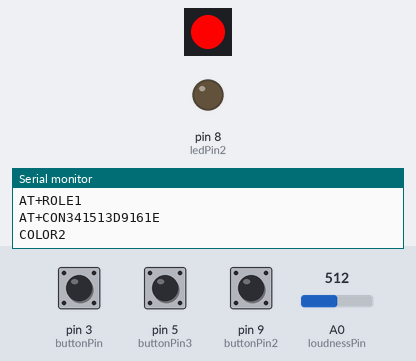
This sketch was run on a simulated Arduino Uno, built with avr-gcc and run on an emulated ATmega328P. On the bench: 1 RGB LEDs in strip order, left to right, output pins drawn as LEDs (lit = HIGH), the last lines printed to the serial monitor. Wiring (inferred from the names in the program): P9813 LEDs: data pin 2; clock pin 4. The inputs (shaded band) are chosen by the test bench; at power-on: pin 3 (buttonPin) HIGH, pin 5 (buttonPin3) HIGH, pin 9 (buttonPin2) HIGH, A0 (loudnessPin) = 512. Pins used as bus, display or sensor lines are not drawn.

Above: at 5.6 s.
5.7 s: pin 3 (buttonPin) pulled LOW for 3.2 s
At 6.4 s:
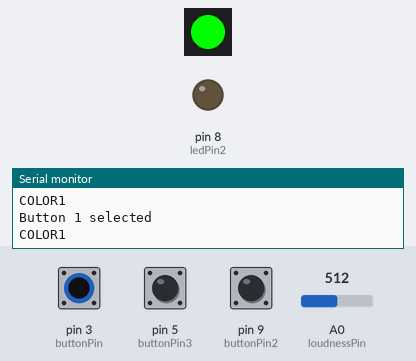
10.4 s: pin 5 (buttonPin3) pulled LOW for 1 s
At 11.8 s:
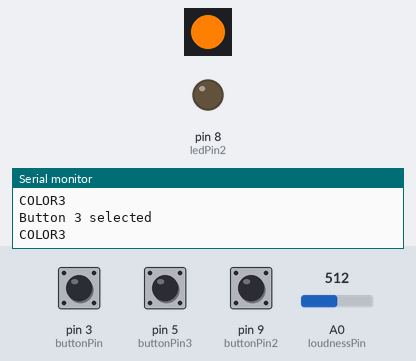
13.5 s: pin 9 (buttonPin2) pulled LOW for 0.15 s
At 14.7 s:
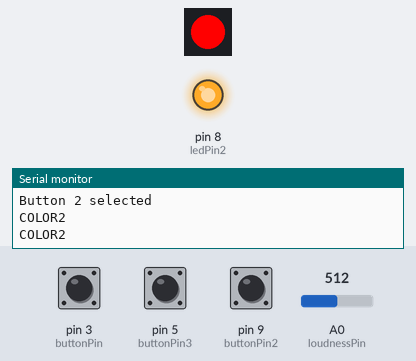
15.1 s: pin 3 (buttonPin) pulled LOW for 0.15 s
At 16.7 s:
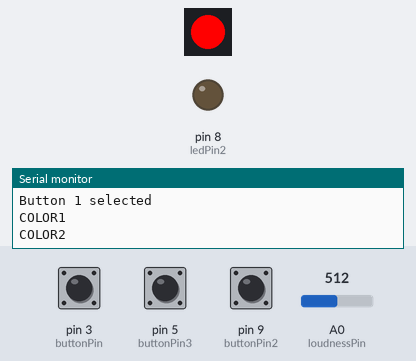
17.5 s: pin 5 (buttonPin3) pulled LOW for 0.15 s
At 17.9 s:
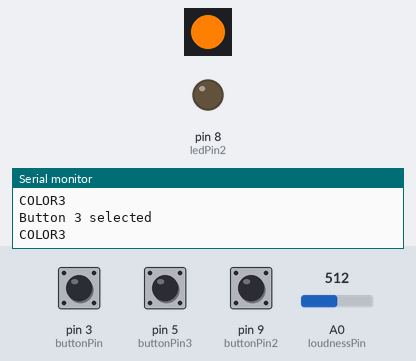
19.5 s: pin 3 (buttonPin) driven LOW and pin 5 (buttonPin3) driven LOW
At 23.02 s:
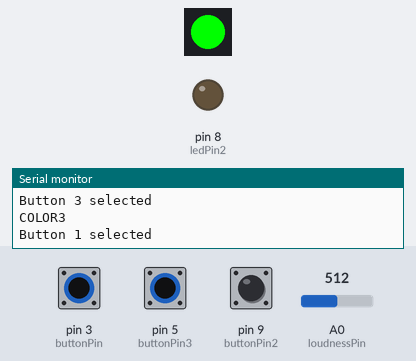
Timing chart, 0 to 23.5 s (numbered marks = the images above; inputs shaded):
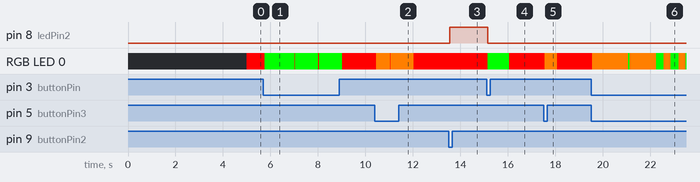

Measured:
- after the input at 5.7 s, RGB LED 0: RGB(255, 0, 0) → RGB(0, 255, 0) after 0.06 s, then repeats every 1.0 s: RGB(255, 0, 0) 0.02 s, RGB(0, 255, 0) 0.98 s
- after the input at 10.4 s, RGB LED 0: RGB(255, 0, 0) → RGB(255, 127, 0) after 0.06 s, → RGB(255, 0, 0) 0.58 s later, → RGB(255, 127, 0) 0.03 s later, → RGB(255, 0, 0) 0.97 s later
- after the input at 13.5 s, pin 8 (ledPin2): LOW → HIGH after 0.06 s
- after the input at 15.1 s, pin 8 (ledPin2): HIGH → LOW after 0.06 s; RGB LED 0: RGB(255, 0, 0) → RGB(0, 255, 0) after 0.06 s, → RGB(255, 0, 0) 0.90 s later
- after the input at 17.5 s, RGB LED 0: RGB(255, 0, 0) → RGB(255, 127, 0) after 0.06 s, → RGB(255, 0, 0) 0.51 s later

The sketch:

code_hoofdkast.ino
```cpp
  #include "Arduino.h"
  #define LED_MODE 1
  #include <ChainableLED.h>

  // RGB Led, 1 is voor 1 ledje
  ChainableLED leds(6,7, 1);

  // Button 1
  const int ledPin = 2;
  const int buttonPin = 3;

  // Button 2
  const int ledPin2 = 8;
  const int buttonPin2 = 9;

  // Button 3
  const int ledPin3 = 4;
  const int buttonPin3 = 5;

  // Ledjes uit
  int ledState = LOW;
  int ledState2 = LOW;
  int ledState3 = LOW;
  int ledState4 = LOW;

  // Status van het knopje initaliseren
  int buttonState1;
  int buttonState2;
  int buttonState3;
  int buttonState4;

  // Laatste button state in loop
  int lastButtonState1 = HIGH;
  int lastButtonState2 = HIGH;
  int lastButtonState3 = HIGH;
  int lastButtonState4 = HIGH;

  // Debouncetime zodat niet meerdere keren wordt geregistreerd
  unsigned long lastDebounceTime1 = 100;
  unsigned long lastDebounceTime2 = 100;
  unsigned long lastDebounceTime3 = 100;
  unsigned long lastDebounceTime4 = 100;

  unsigned long debounceDelay = 50;

  // Loudness sensor
  int loudnessPin = A0;

  // Bijhouden hoelang de overlast er is en bijhouden of het over de 20seconden gaat
  unsigned long startTime;
  bool loudnessExceedsThreshold = false;

  void setup() {

    // Pins klaarzetten voor de buttons en leds
    pinMode(buttonPin, INPUT);
    pinMode(ledPin, OUTPUT);
    digitalWrite(ledPin, ledState);

    pinMode(buttonPin2, INPUT);
    pinMode(ledPin2, OUTPUT);
    digitalWrite(ledPin2, ledState2);

    pinMode(buttonPin3, INPUT);
    pinMode(ledPin3, OUTPUT);
    digitalWrite(ledPin3, ledState3);

    pinMode(6, OUTPUT);
    pinMode(7, OUTPUT);
    pinMode(loudnessPin, INPUT);


    // Serial Monitor op port 9600
    Serial.begin(9600);

    // Verbinding klaarzetten
    delay(2000);
    Serial.println("AT+ROLE1");
    delay(2000);
    Serial.println("AT+CON341513D9161E");
  }

  void loop(){
    // Verbinding maken met andere Aduino
    String response = "";
    if (Serial.available()) {
      while (Serial.available()) {
        char c = Serial.read();
        response += c;
      }
      if (response.indexOf("OK+CONN") >= 0) {
        Serial.println("Er is verbinding");
      }
    }
    // Loudness meter
    int loudness = analogRead(loudnessPin);
    // Status van knopje lezen
    int reading1 = digitalRead(buttonPin);
    int reading2 = digitalRead(buttonPin2);
    int reading3 = digitalRead(buttonPin3);

    if (reading1 != lastButtonState1) {
      lastDebounceTime1 = millis(); // Millis voor het bijhouden wanneer een knopje is ingedrukt
    }

    if (reading2 != lastButtonState2) {
      lastDebounceTime2 = millis(); // Millis voor het bijhouden wanneer een knopje is ingedrukt
    }

    if (reading3 != lastButtonState3) {
      lastDebounceTime3 = millis(); // Millis voor het bijhouden wanneer een knopje is ingedrukt
    }
    // Button states koppelen
  buttonState1 = reading1;
  buttonState2 = reading2;
  buttonState3 = reading3;

  // De eerste if is om te voorkomen dat het meerdere keren wordt geregistreerd
  if ((millis() - lastDebounceTime1) > debounceDelay) {
    if (buttonState1 == LOW) {
      ledState = HIGH;
      ledState2 = LOW;
      ledState3 = LOW;
      Serial.println("Button 1 selected");
      Serial.println("COLOR1");
      leds.setColorRGB(0, 0, 255, 0);
    }
    lastDebounceTime1 = millis();
  }

  if ((millis() - lastDebounceTime2) > debounceDelay) {
    if (buttonState2 == LOW) {
      ledState = LOW;
      ledState2 = HIGH;
      ledState3 = LOW;
      Serial.println("Button 2 selected");
      Serial.println("COLOR2");
      leds.setColorRGB(0, 255, 0, 0);
    }
    lastDebounceTime2 = millis();
  }

  if ((millis() - lastDebounceTime3) > debounceDelay) {
    if (buttonState3 == LOW) {
      ledState = LOW;
      ledState2 = LOW;
      ledState3 = HIGH;
      Serial.println("Button 3 selected");
      Serial.println("COLOR3");
      leds.setColorRGB(0, 255, 127, 0);
    }
    lastDebounceTime3 = millis();
  }
    if (loudness > 30 && !loudnessExceedsThreshold) {
      startTime = millis();
      loudnessExceedsThreshold = true;
    } else if (loudness <= 30) {
      loudnessExceedsThreshold = false;
    }
    if (loudnessExceedsThreshold && millis() - startTime >= 1000) {
      Serial.println("COLOR2");
      leds.setColorRGB(0, 255, 0, 0);
      loudnessExceedsThreshold = false;
    }
    digitalWrite(ledPin, ledState);
    digitalWrite(ledPin2, ledState2);
    digitalWrite(ledPin3, ledState3);


    lastButtonState1 = reading1;
    lastButtonState2 = reading2;
    lastButtonState3 = reading3;
  }
```
